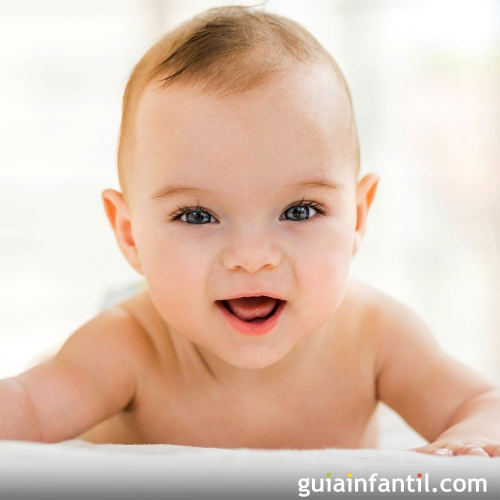
#> input picture Parcial2/media/fotos_bebe/49-bebe-de-cinco-meses-desarrollo-del-bebe-mes-a-mes.jpg, 1000 x 1000 px, given in place of Davidf.mp4, which was not available (shown at 1/2 size)
$ python CapturadeRostros.py
#> lines starting #> are read from the running program, lines starting #| are printed output that depends on the picture; after the words box and inside, x2 and y2 are one past the last pixel; in counts of white or black regions, pixels touching at a corner belong together; pictures that were not available may be replaced by others from this repository, and a replacement may not be noted
import cv2
import os
import imutils

personName = 'DavidR'
dataPath = 'C:/Users/Lenovo/Documents/Proyectos DavidR/Reconocimiento Facial/Data'#Data Place
personPath = dataPath + '/' + personName
if not os.path.exists(personPath):
    print('Carpeta creada: ',personPath)
    os.makedirs(personPath)

cap = cv2.VideoCapture('C:/Users/Lenovo/Documents/Proyectos DavidR/Davidf.mp4')

faceClassif = cv2.CascadeClassifier(cv2.data.haarcascades+'haarcascade_frontalface_default.xml')
count = 1500

while True:

    ret, frame = cap.read()
#> frame is the input picture: shape (1000, 1000, 3); mean B, G, R 181.5, 198, 223.8
    if ret == False: break
    frame =  imutils.resize(frame, width=640)
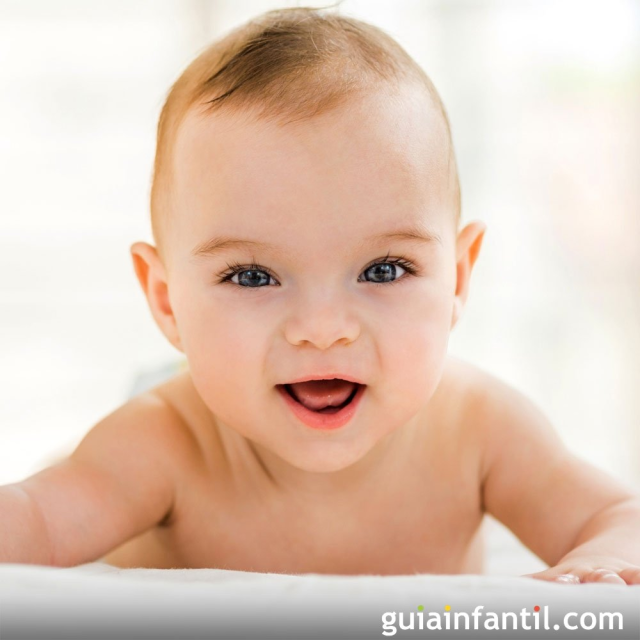
#> frame: shape (640, 640, 3); mean B, G, R 181.5, 198, 223.8
    gray = cv2.cvtColor(frame, cv2.COLOR_BGR2GRAY)
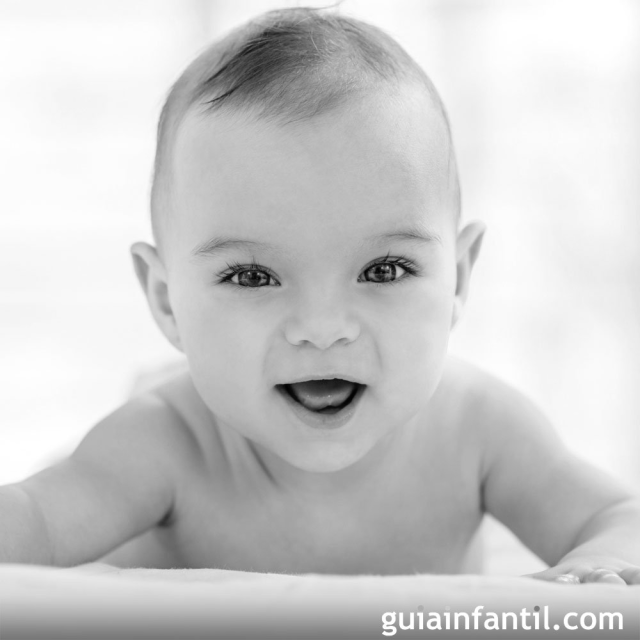
#> gray: shape (640, 640); min 2, max 255, mean 203.9
    auxFrame = frame.copy()

    faces = faceClassif.detectMultiScale(gray,1.3,5)
#> faces = [[139, 133, 364, 364]]

    for (x,y,w,h) in faces:
        cv2.rectangle(frame, (x,y),(x+w,y+h),(0,255,0),2)
        rostro = auxFrame[y:y+h,x:x+w]
        rostro = cv2.resize(rostro,(150,150),interpolation=cv2.INTER_CUBIC)
        cv2.imwrite(personPath + '/rotro_{}.jpg'.format(count),rostro)
        count = count + 1
#> this loop made 1 pass
#> (x, y, w, h, count) on pass 1: (139, 133, 364, 364, 1501)
#> pass 1, `rostro = auxFrame[y:y+h,x:x+w]`:
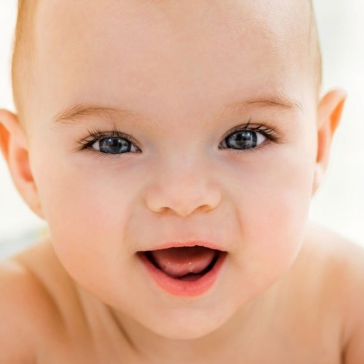
#> rostro: shape (364, 364, 3); mean B, G, R 151.5, 176.6, 221
#> after the loop:
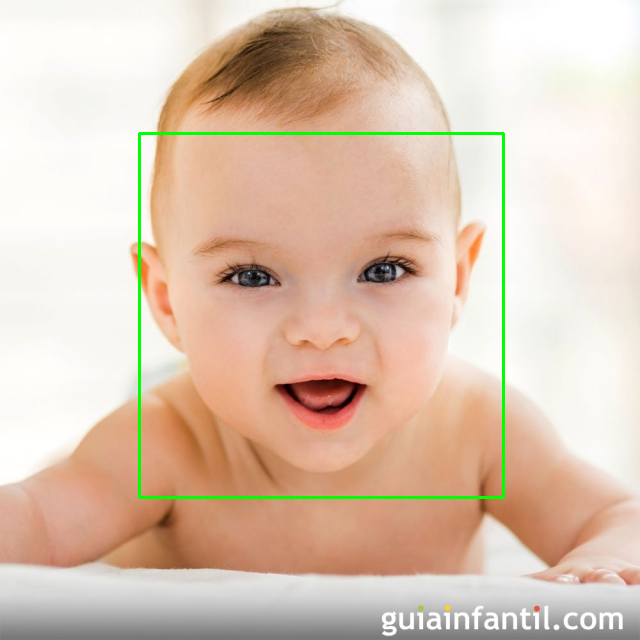
#> frame: shape (640, 640, 3); 1.07% of pixels changed, all inside (x1, y1, x2, y2) = (138, 132, 505, 499)
#> after the loop, count = 1501
    cv2.imshow('frame',frame)

    k =  cv2.waitKey(1)
#> (key Esc is pressed here)
    if k == 27 or count >= 1800:
        break
cap.release()
cv2.destroyAllWindows()
